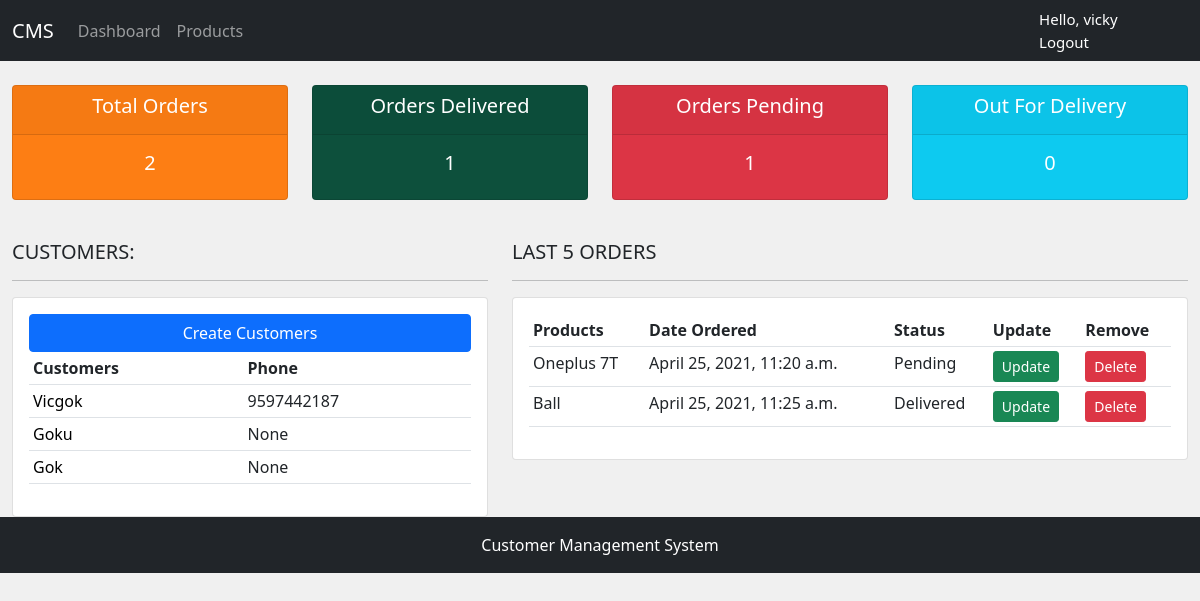
Page / (signed in) on the earlier database version.
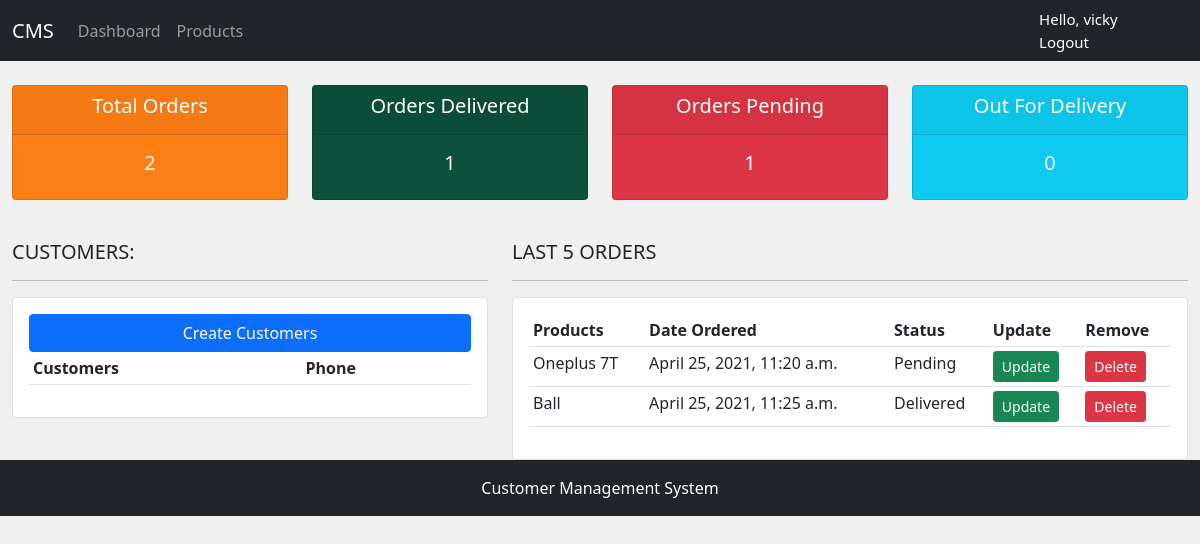
Same page on the later database version.
### accounts/models.py (models this page shows, shortened)
class Customer(models.Model):
    user = models.OneToOneField(User, null=True, blank=True,on_delete=models.CASCADE)
    name = models.CharField(max_length=200, null=True)
    phone = models.CharField(max_length=200,blank=True, null=True)
    email = models.CharField(max_length=200, null=True)
    profile_pic = models.ImageField(null=True, blank=True)
    date_created = models.DateTimeField(auto_now_add=True, null=True)
    class Meta:
        verbose_name_plural = 'Customers'

class Order(models.Model):
    STATUS = (
        ('Pending','Pending'),
        ('Out for delivery','Out for delivery'),
        ('Delivered','Delivered'),
    )
    customer = models.ForeignKey(Customer, null=True, on_delete=SET_NULL)
    product = models.ForeignKey(Product, null=True,on_delete=SET_NULL)
    date_created= models.DateTimeField(auto_now_add=True,null=True)
    status = models.CharField(max_length=200, null=True, choices=STATUS)
    class Meta:
        verbose_name_plural = 'Orders'

class Product(models.Model):
    CATEGORY = (
        ('Indoor', 'Indoor'),
        ('Out door','Out door'),
        )
    name = models.CharField(max_length=200, null=True)
    price = models.CharField(max_length=200,null=True)
    category = models.CharField(max_length=200,null=True,choices=CATEGORY)
    description = models.CharField(max_length=200,null=True, blank=True)
    date_created= models.DateTimeField(auto_now_add=True,null=True)
    tags = models.ManyToManyField(Tag)
    def __str__(self):
        return self.name
    class Meta:
        verbose_name_plural = 'Products'

### accounts/decorators.py (the view)
    def wrapper_func(request,*args,**kwargs):
        group = None
        if request.user.groups.exists():
            group = request.user.groups.all()[0].name
        if group == 'customer':
            return redirect('/user/')
        if group == 'admin':
            return view_func(request,*args,**kwargs)

### accounts/views.py (called while the page is built)
@login_required(login_url='accounts:login')
@admin_only
def home(request):
    customer = Customer.objects.all()
    orders = Order.objects.all()
    total_orders = orders.count()
    delivered = orders.filter(status='Delivered').count()
    pending  = orders.filter(status='Pending').count()
    out_for_delivery = orders.filter(status='Out for delivery').count()
    context = {
        'customer': customer,
        'orders': orders,
        'total_orders': total_orders,
        'delivered':delivered,
        'pending':pending,
        'out_for_delivery':out_for_delivery
    }
    return render(request,'accounts/dashboard.html',context)

### accounts/templates/accounts/dashboard.html
{% extends 'accounts/base.html' %}
{% load static %}
{% block content %}
    {% include 'accounts/status.html' %}
    <br>
        <div class="row">
            <div class="col-md-5">
                <h5>CUSTOMERS:</h5>
                <hr>
                <div class="card">
                    <div class="card-body">
                        <a type="button" class="btn btn-primary d-grid gap-2">Create Customers</a>
                        <table class="table table-sm">
                            <tr>
                                <th>Customers</th>
                                <th>Phone</th>
                            </tr>
                            {% for customer in customer %}
                                <tr>
                                    <td><a style="text-decoration: none; color: black;"
                                        href="{% url 'accounts:customers'  customer.id %}">{{ customer.name }}</a> </td>
                                    <td> {{ customer.phone }} </td>
                                </tr>
                            {% endfor %}
                        </table>
                    </div>
                </div>
            </div>
            <div class="col-md-7">
                <h5>LAST 5 ORDERS</h5>
                <hr>
                <div class="card">
                    <div class="card-body">
                        <div class="table-responsive">
                            <table class="table table-sm">
                                <tr>
                                    <th>Products</th>
                                    <th>Date Ordered</th>
                                    <th>Status</th>
                                    <th>Update</th>
                                    <th>Remove</th>
                                </tr>
                                {% for order in orders|slice:":5" %}
                                <tr>
                                    <td> {{ order.product }} </td>
                                    <td> {{ order.date_created }} </td>
                                    <td> {{ order.status }} </td>
                                    <td> <a href="{% url 'accounts:update_order' order.id  %}" class='btn btn-success btn-sm' >Update</a> </td>
                                    <td> <a href="{% url 'accounts:delete_order' order.id  %}" class='btn btn-danger btn-sm' >Delete</a> </td>
                                </tr>
                                {% endfor %}
                            </table>
                        </div>
                    </div>
                </div>
            </div>
        </div>
{% endblock %}

### accounts/templates/accounts/base.html (shortened to what this page needs)
{% load static %}
<!DOCTYPE html>
<html lang="en">
<head>
    <link href="https://cdn.jsdelivr.net/npm/bootstrap@5.0.0-beta3/dist/css/bootstrap.min.css" rel="stylesheet"
>
    <link rel="stylesheet" type="text/css" href="{% static '/css/main.css' %}">
</head>
<body>
    {% include 'accounts/navbar.html' %}
    <div class="container-fluid">
        {% block content %}
        {% endblock %}
    </div>
<footer class="footer bottom text-center text-white py-3 bg-dark">
    <div class="container">
        <span class="text-muted">Customer Management System</span>
    </div>
</footer>
</body>
</html>

### accounts/templates/accounts/navbar.html (shortened to what this page needs)
<nav class="navbar navbar-expand-lg navbar-dark bg-dark">
    <div class="container-fluid">
      <a class="navbar-brand" href="#" id="logo">CMS</a>
      <div class="collapse navbar-collapse" id="navbarNav">
        <ul class="navbar-nav">
          {% if request.user.is_staff %}
          <li class="nav-item">
            <a class="nav-link" aria-current="page" href="{% url 'accounts:home' %}">Dashboard</a>
          </li>
          <li class="nav-item">
            <a class="nav-link" aria-current="page" href="{% url 'accounts:products' %}">Products</a>
          </li>
          {% endif %}
        </ul>
      </div>
    </div>
    {% if request.user.is_staff %}
      <span class="user-login-feed">Hello, {{request.user.username}}
    {% else %}
    <span class="user-login-feed">Hello, {{request.user.customer.name}}
    {% endif %}
      <span ><a class="user-login-feed" href="{% url 'accounts:logout' %}">Logout</a></span>
    </span>
  </nav>

### accounts/templates/accounts/status.html
<br>
<div class="row">
    <div class="col">
        <div class="col-md">
            <div class="card text-center text-white mb-3" id="Total-Orders">
                <div class="card-header">
                    <h5 class="card-title">Total Orders</h5>
                </div>
                <div class="card-body">
                <h5 class="card-title"> {{ total_orders }} </h5>
                </div>
            </div>
        </div>
    </div>
    <div class="col">
        <div class="col-md">
            <div class="card text-center text-white  mb-3" id="Orders-Delivered">
                <div class="card-header">
                    <h5 class="card-title">Orders Delivered</h5>
                </div>
                <div class="card-body">
                <h5 class="card-title"> {{ delivered }} </h5>
                </div>
            </div>
        </div>
    </div>
    <div class="col">
        <div class="col-md">
            <div class="card text-center text-white  mb-3" id="Orders-Pending">
                <div class="card-header">
                    <h5 class="card-title">Orders Pending</h5>
                </div>
                <div class="card-body">
                <h5 class="card-title"> {{ pending }} </h5>
                </div>
            </div>
        </div>
    </div>
    <div class="col">
        <div class="col-md">
            <div class="card text-center text-white bg-info mb-3">
                <div class="card-header">
                    <h5 class="card-title">Out For Delivery</h5>
                </div>
                <div class="card-body">
                <h5 class="card-title"> {{ out_for_delivery }} </h5>
                </div>
            </div>
        </div>
    </div>
</div>

### static/css/main.css (style rules this page uses)
body { background: #F0F0F0; }
#Total-Orders { background-color: #fd7e14; }
#Orders-Delivered { background-color: #0d503c; }
#Orders-Pending { background-color: #dc3545; }
.text-muted { color: #ffffff!important; }

### accounts/templates/accounts/navbar.html (style rules this page uses)
.user-login-feed { font-size: 15px; color: #FFF; padding-right: 5px; margin-right: 20px; text-decoration: none; }

Differences in the rows shown:
removed Customer: name "Vicgok", phone "9597442187"
removed Customer: name "Goku", phone "None"
removed Customer: name "Gok", phone "None"
